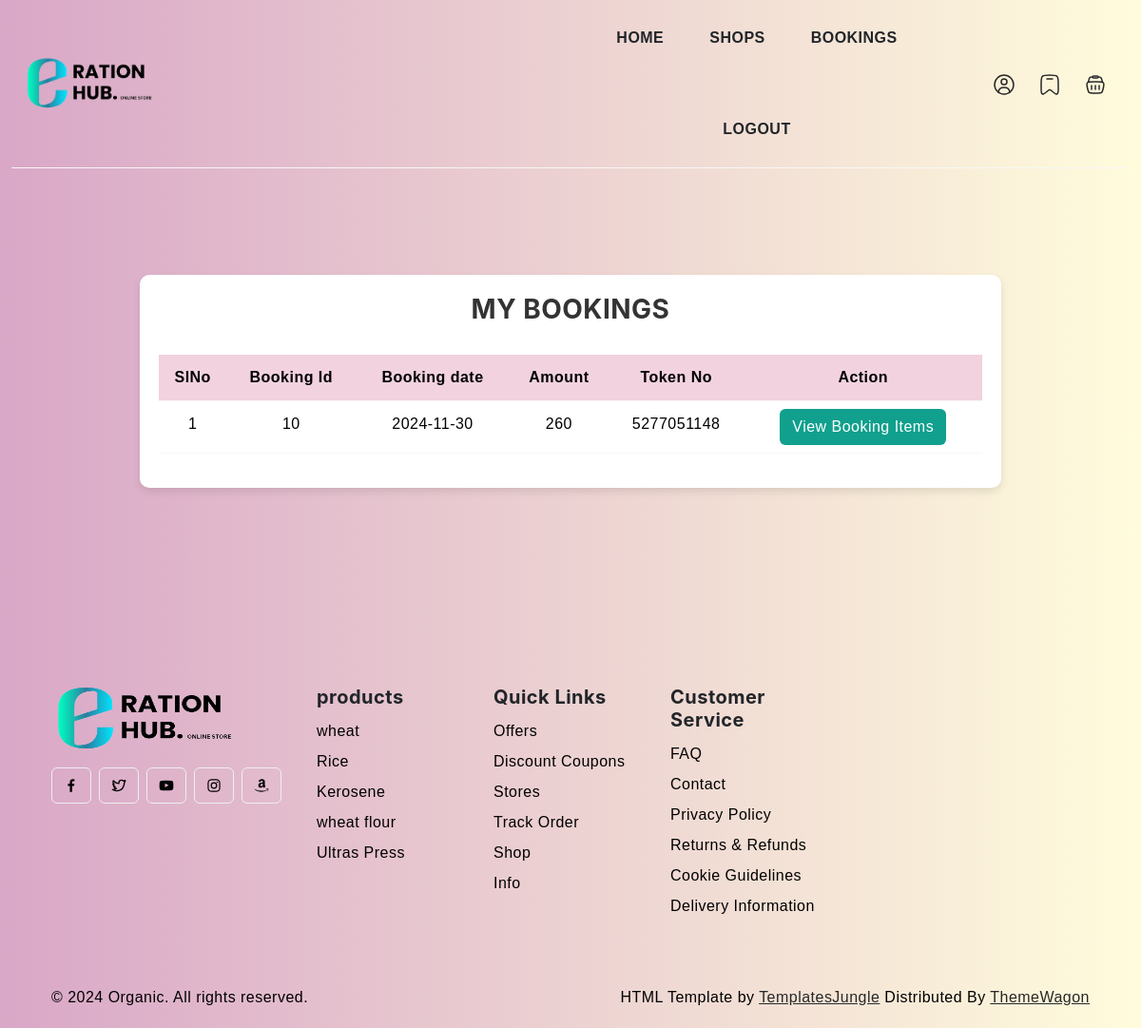
The page /Project/User/MyBookings.php (signed in) on the database its author committed.
### tables this page shows
CREATE TABLE `tbl_booking` (
  `booking_id` int(11) NOT NULL,
  `ration_id` int(11) NOT NULL,
  `booking_date` varchar(70) NOT NULL,
  `booking_status` varchar(100) NOT NULL,
  `booking_amount` varchar(100) NOT NULL,
  `user_id` int(11) NOT NULL,
  `booking_token` varchar(100) NOT NULL
);

### Project/User/MyBookings.php (the view, shortened to what this page needs)
<?php
include("../Assets/Connection/Connection.php");
include("Head.php");
?>
<!DOCTYPE html PUBLIC "-//W3C//DTD XHTML 1.0 Transitional//EN" "http://www.w3.org/TR/xhtml1/DTD/xhtml1-transitional.dtd">
<html xmlns="http://www.w3.org/1999/xhtml">
<head>
</head>
<body>
<div class="container mt-5">
    <div class="row justify-content-center">
        <div class="col-md-10">
            <div class="table-wrapper">
                <h3>My Bookings</h3>
                <table class="table table-hover">
                <thead class="thead-light">
                            <tr>
                                <th>SlNo</th>
                                <th>Booking Id</th>
                                <th>Booking date</th>
                                <th>Amount</th>
                                <th>Token No</th>
                                <th>Action</th>
                            </tr>
                        </thead>
                        <tbody>
                            <?php
                                $selQry = "SELECT * FROM tbl_booking where user_id=".$_SESSION['uid'];
                                $result = $Con->query($selQry);
                                $i = 0;
                                while($data = $result->fetch_assoc()) {
                                    $i++;
                            ?>
                            <tr>
                                <td><?php echo $i; ?></td>
                                <td><?php echo $data['booking_id']; ?></td>
                                <td><?php echo $data['booking_date']; ?></td>
                                <td><?php echo $data['booking_amount']; ?></td>
                                <td><?php echo $data['booking_token']; ?></td>
                                <td>      <a class="btn btn-primary" href="BookedItems.php?cid=<?php echo $data['ration_id']; ?>">View Booking Items</a>
                                </td>
                            </tr>
                            <?php }
                            ?>
                    </table>
                </div>
            </div>
        </div>
    </div>
</body>
</html>
<?php
include("Foot.php");
?>

### Project/Assets/Templates/User/style.css (style rules this page uses)
body { --heading-font : "Inter", sans-serif; --bs-link-color: #ffd500; --bs-link-hover-color:#333; --bs-link-color-rgb: 40,40,40; --bs-link-hover-color-rgb: 0,0,0; --bs-light-rgb: 248, 248, 248; --bs-font-sans-serif: "Inter", sans-serif; --bs-body-font-family: var(--bs-font-sans-serif); --bs-body-font-size: 1rem; --bs-body-font-weight: 400; --bs-body-line-height: 2; --bs-body-color: #000000; --bs-primary: #10a08d; --bs-primary-rgb: 107, 178, 82; --bs-secondary: #ffffff; --bs-secondary-rgb: 54, 65, 39; --bs-danger: #f94509; --bs-danger-rgb: 249, 95, 9; --bs-success: #a3be4c; --bs-success-rgb: 163, 190, 76; --bs-primary-bg-subtle: #FFF9EB; --bs-success-bg-subtle: #eef5e5; --bs-border-color: #F7F7F7; }
.btn-primary { --bs-btn-color: #fff; --bs-btn-bg: var(--bs-primary); --bs-btn-border-color: transparent; --bs-btn-hover-color: #fff; --bs-btn-hover-bg: #000000; --bs-btn-hover-border-color: transparent; --bs-btn-focus-shadow-rgb: 49,132,253; --bs-btn-active-color: #fff; --bs-btn-active-bg: var(--bs-primary); --bs-btn-active-border-color: transparent; --bs-btn-active-shadow: inset 0 3px 5px rgba(0, 0, 0, 0.125); --bs-btn-disabled-color: #fff; --bs-btn-disabled-bg: #d3d7dd; --bs-btn-disabled-border-color: transparent; }
body { letter-spacing: 0.03em; }
h1,h2,h3,h4,h5,h6 { font-family: var(--heading-font); color: var(--bs-dark); font-weight: 700; }
.container, .container-fluid, .container-lg, .container-md, .container-sm, .container-xl, .container-xxl { --bs-gutter-x: 3rem; }

### Project/Assets/Templates/form.css (style rules this page uses)
body { background: linear-gradient(to right, #d9a7c7, #fffcdc); font-family: 'Arial', sans-serif; }

### Project/User/MyBookings.php (style rules this page uses)
body { background: linear-gradient(to right, #d9a7c7, #fffcdc); font-family: 'Arial', sans-serif; }
.table-wrapper { background-color: #fff; padding: 20px; border-radius: 10px; box-shadow: 0 4px 8px rgba(0, 0, 0, 0.1); }
h3 { color: #333; font-weight: bold; text-transform: uppercase; margin-bottom: 30px; text-align: center; }
.table thead th { background-color: #f1d2de; color: #000000; text-align: center; }
.table tbody td { text-align: center; }

### rows shown on the page
tbl_booking: booking_id "10", booking_date "2024-11-30", booking_amount "260", booking_token "5277051148"
